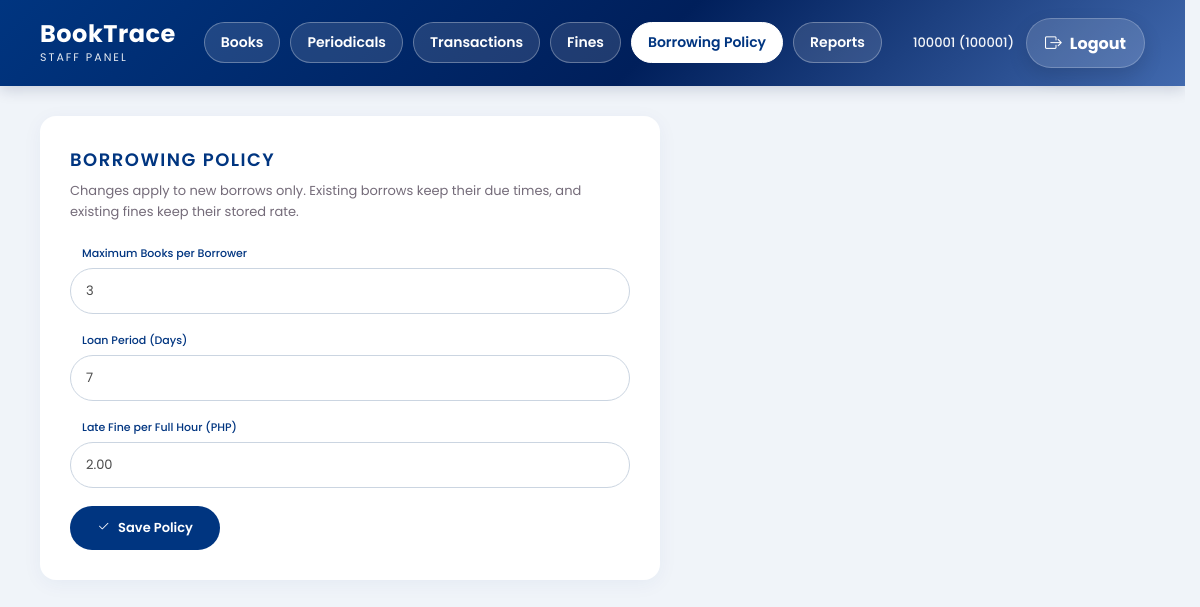
The app's page /php/policy.php (signed in) with its own data.
### tables this page shows
CREATE TABLE `borrowing_policy` (
  `policy_id` varchar(20) NOT NULL,
  `max_books_allowed` int(11) NOT NULL,
  `loan_duration_days` int(11) NOT NULL,
  `fine_rate_per_hour` decimal(10,2) NOT NULL DEFAULT 2.00
);

### php/policy.php (the view, shortened to what this page needs)
<?php
require_once __DIR__ . '/../db.php';
$policy = $pdo->query('SELECT policy_id, max_books_allowed, loan_duration_days, fine_rate_per_hour FROM borrowing_policy ORDER BY policy_id LIMIT 1')->fetch();
$input = [
    'max_books' => (string) $policy['max_books_allowed'],
    'loan_days' => (string) $policy['loan_duration_days'],
    'fine_rate' => number_format((float) $policy['fine_rate_per_hour'], 2, '.', ''),
];
?>
<!DOCTYPE html>
<html lang="en">
<head>
    <?php require __DIR__ . '/lib/head.php'; ?>
</head>
<body>
<?php require __DIR__ . '/lib/header.php'; ?>
<main class="page-container">
    <section class="card narrow">
        <h2 class="page-title">Borrowing Policy</h2>
        <p class="page-note">Changes apply to new borrows only. Existing borrows keep their due times, and existing fines keep their stored rate.</p>
        <form method="POST" action="policy.php" class="stack-form">
            <div class="field-group">
                <label for="max_books">Maximum Books per Borrower</label>
                <input type="text" inputmode="numeric" id="max_books" name="max_books" value="<?php echo htmlspecialchars($input['max_books']); ?>" required>
            </div>
            <div class="field-group">
                <label for="loan_days">Loan Period (Days)</label>
                <input type="text" inputmode="numeric" id="loan_days" name="loan_days" value="<?php echo htmlspecialchars($input['loan_days']); ?>" required>
            </div>
            <div class="field-group">
                <label for="fine_rate">Late Fine per Full Hour (PHP)</label>
                <input type="text" inputmode="decimal" id="fine_rate" name="fine_rate" value="<?php echo htmlspecialchars($input['fine_rate']); ?>" required>
            </div>
            <button type="submit" class="btn-primary"><i class="bi bi-check2"></i> Save Policy</button>
        </form>
    </section>
</main>
</body>
</html>

### css/header.css (style rules this page uses)
html { background-color: #f0f4f9; scrollbar-gutter: stable; }
.page-container, .dashboard-container, .dashboard-wrapper { animation: page-fade-in 0.2s ease-out; }

### css/transactions.css (style rules this page uses)
body { font-family: 'Poppins', sans-serif; background-color: #f0f4f9; margin: 0; padding: 0; }
.page-container { padding: 30px 40px; max-width: 1600px; margin: 0 auto; }
.card { background: white; border-radius: 16px; padding: 30px; margin-bottom: 30px; box-shadow: 0 4px 20px rgba(0, 53, 128, 0.05); }
.card.narrow { max-width: 560px; }
.page-title { color: #003580; font-size: 18px; font-weight: 600; letter-spacing: 1.5px; text-transform: uppercase; margin: 0 0 8px; display: flex; align-items: center; gap: 10px; }
.page-note { margin: 0 0 22px; color: #746b79; font-size: 13px; line-height: 1.6; }
.stack-form { display: flex; flex-direction: column; gap: 18px; }
.field-group { display: flex; flex-direction: column; gap: 6px; }
.field-group label { padding-left: 12px; color: #003580; font-size: 11px; font-weight: 500; }
.field-group input, .field-group select { width: 100%; padding: 12px 15px; border: 1px solid #cbd5e1; border-radius: 30px; box-sizing: border-box; font-family: 'Poppins', sans-serif; font-size: 13px; color: #4a4a4a; background-color: #fff; }
.btn-primary { align-self: flex-start; display: inline-flex; align-items: center; justify-content: center; gap: 8px; min-width: 150px; padding: 12px 22px; border: none; border-radius: 30px; background-color: #003580; color: white; cursor: pointer; font-family: 'Poppins', sans-serif; font-size: 13px; font-weight: 600; }

### records on screen
borrowing_policy: max_books "3", loan_days "7", fine_rate "2.00"

### other values on screen
$label "Books"
$label "Periodicals"
$label "Transactions"
$label "Fines"
$label "Borrowing Policy"
$label "Reports"
$_SESSION['user_name'] "100001"
$_SESSION['user_type'] "100001"
